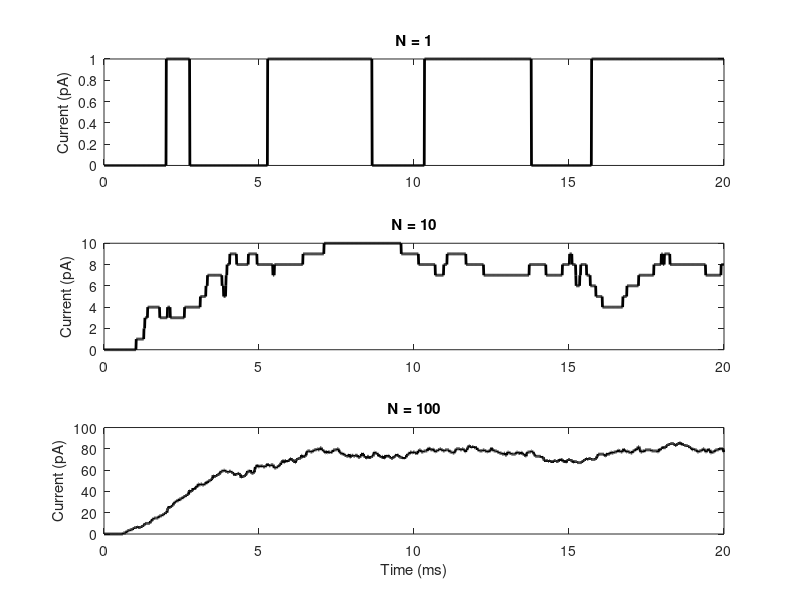
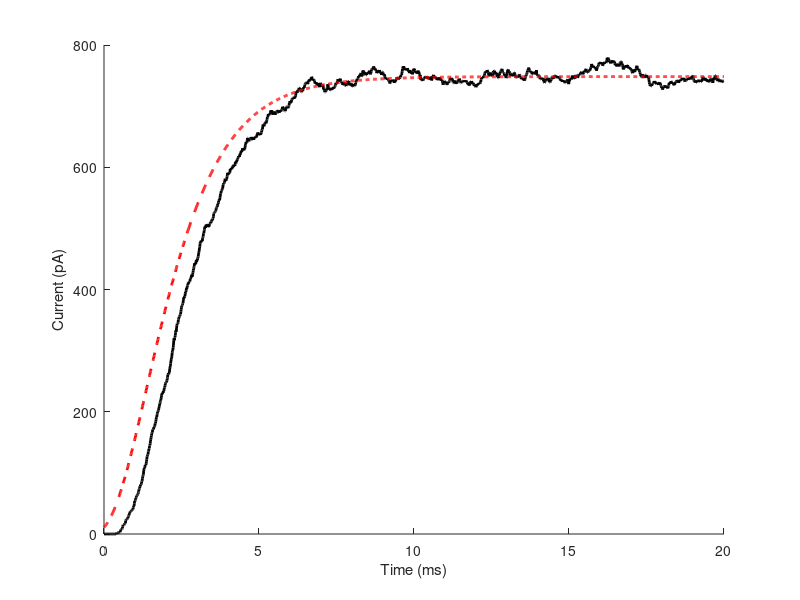
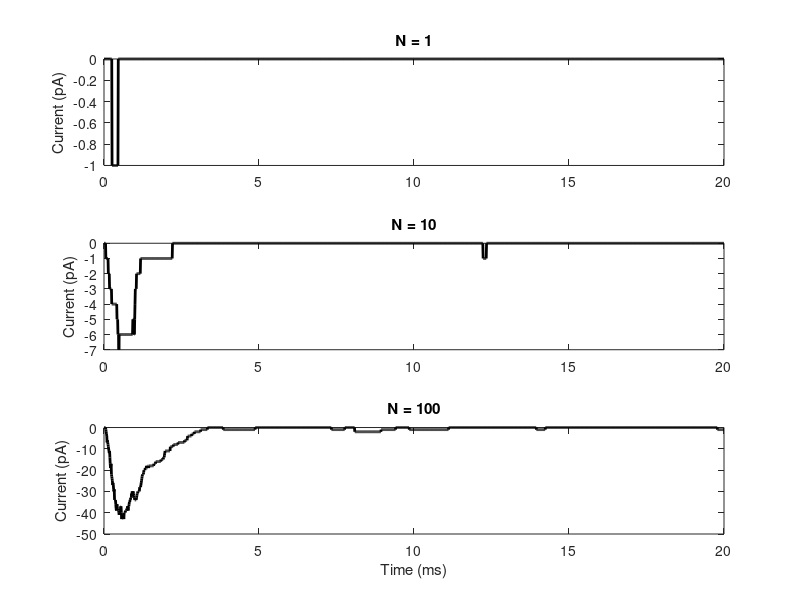
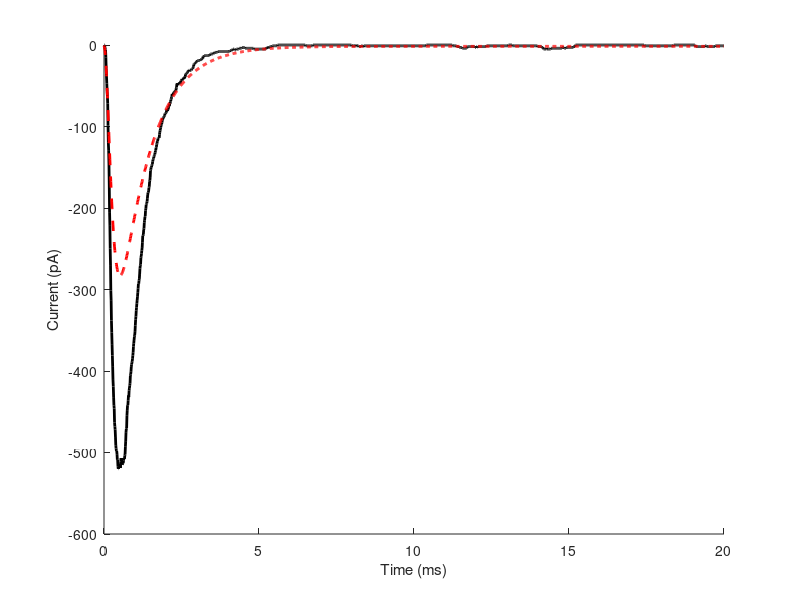

Reproduce these figures in MATLAB, in order.
function[] = hodgkin_huxley_advanced()
%%%%%%%%%%%%%%%%%%%%%%%%%%%%%%%%%%%%%%%%%%
% AUTHOR: Jeremy Manning                 %
% DATE: May 22, 2009                     %
% DESCRIPTION: Stochastic ion channels   %
%%%%%%%%%%%%%%%%%%%%%%%%%%%%%%%%%%%%%%%%%%
clear all; close all;

%problem 1
figure(1)

set_a_n = a_n(10); %1/ms
set_B_n = B_n(10); %1/ms

dt = 0.01; %ms
t = 0:dt:20; %ms

subplot(3,1,1);
plot(t,simulate_K_channels(1,set_a_n,set_B_n,t,dt),'k','LineWidth',2);
ylabel('Current (pA)');
title('N = 1');

subplot(3,1,2);
plot(t,simulate_K_channels(10,set_a_n,set_B_n,t,dt),'k','LineWidth',2);
ylabel('Current (pA)');
title('N = 10');

subplot(3,1,3);
plot(t,simulate_K_channels(100,set_a_n,set_B_n,t,dt),'k','LineWidth',2);
xlabel('Time (ms)');
ylabel('Current (pA)');
title('N = 100');


%problem 2
figure(2);
N = 1000; %channels
V = 10; %mV
hold on;
plot(t,simulate_K_channels(N,set_a_n,set_B_n,t,dt),'k','LineWidth',2);
plot(t,HH_K_channels(N,0.318,V,t,dt),'r--','LineWidth',2);
xlabel('Time (ms)');
ylabel('Current (pA)')


%problem 3
figure(3)
set_a_m = a_m(10);
set_a_h = a_h(10);
set_B_m = B_m(10);

subplot(3,1,1)
plot(t,-simulate_Na_channels(1,set_a_m,set_a_h,set_B_m,t,dt),'k','LineWidth',2);
ylabel('Current (pA)');
title('N = 1');

subplot(3,1,2)
plot(t,-simulate_Na_channels(10,set_a_m,set_a_h,set_B_m,t,dt),'k','LineWidth',2);
ylabel('Current (pA)');
title('N = 10');

subplot(3,1,3)
plot(t,-simulate_Na_channels(100,set_a_m,set_a_h,set_B_m,t,dt),'k','LineWidth',2);
ylabel('Current (pA)');
xlabel('Time (ms)');
title('N = 100');



%problem 4
figure(4)
N = 1000;
V = 10; %mV
hold on;
plot(t,-simulate_Na_channels(N,set_a_m,set_a_h,set_B_m,t,dt),'k','LineWidth',2);
plot(t,-HH_Na_channels(N,0.053,0.596,V,t,dt),'r--','LineWidth',2);
hold off;
xlabel('Time (ms)');
ylabel('Current (pA)');



%problem 5
gL = 0.003; %mS/mm^2
gK = 0.36; %mS/mm^2
gNa = 1.2; %mS/mm^2
EL = -54.387; %mV
EK = -77; %mV
ENa = 50; %mV
E = -65; %mV

dt = 0.1; %ms
t = 0:dt:20; %ms

I_pulse = 0.5; %nA
I_ext = zeros(size(t));
startPulse = 5;
endPulse = 8;
I_ext((t >= startPulse) & (t <= endPulse)) = I_pulse;

V = E*ones(size(t));
PK = zeros(size(V));
PNa = zeros(size(V));

N = 1000;
K_states = ones(1,N);
Na_states = ones(1,N);
for i = 2:length(t)
    [PK(i),K_states] = simulate_K_channels(N,a_n(V(i-1)),B_n(V(i-1)),1,dt,K_states);
    PK(i) = PK(i)/N;
    next_gK = gK*PK(i);
    
    [PNa(i),Na_states] = simulate_Na_channels(N,a_m(V(i-1)),a_h(V(i-1)),B_m(V(i-1)),1,dt,Na_states);
    PNa(i) = PNa(i)/N;
    next_gNa = gNa*PNa(i);
   
    V(i) = V(i-1) - (gL*(V(i-1) - EL)) - next_gNa*(V(i-1) - ENa) - next_gK*(V(i-1) - EK) + I_ext(i);
end

figure(5);
subplot(3,1,1)
plot(t,V,'k','LineWidth',2);
ylabel('V (mV)');

subplot(3,1,2)
plot(t,PK,'k','LineWidth',2);
ylabel('P_K');

subplot(3,1,3)
plot(t,PNa,'k','LineWidth',2);
ylabel('P_{Na}');
xlabel('Time (ms)');


function[pK] = HH_K_channels(N,n0,V,t,dt)
pK = zeros(size(t));
n = n0;
for i = 1:length(t)
    n = n+dn(n,V,dt);
    pK(i) = N*n^4;
end


function[n_Kopen,K_states] = simulate_K_channels(N,a_n,B_n,t,dt,K_states)
if ~exist('K_states','var')
    K_states = ones(1,N);
end
n_Kopen = zeros(size(t));
pOpen = [4*a_n 3*a_n 2*a_n 1*a_n 0];
pClose = [0 B_n 2*B_n 3*B_n 4*B_n];
for i = 1:length(t)
    open_chooser = rand(size(K_states)) < (dt*pOpen(K_states));
    K_states(open_chooser) = K_states(open_chooser) + 1;

    close_chooser = rand(size(K_states)) < (dt*pClose(K_states));
    K_states(close_chooser) = K_states(close_chooser) - 1;

    n_Kopen(i) = sum(K_states == 5);
end

function[pNa] = HH_Na_channels(N,m0,h0,V,t,dt)
pNa = zeros(size(t));
m = m0;
h = h0;
for i = 1:length(t)
    m = m+dm(m,V,dt);
    h = h+dh(h,V,dt);
    pNa(i) = N*(m^3)*h;
end

function[n_Naopen,Na_states] = simulate_Na_channels(N,a_m,a_h,B_m,t,dt,Na_states)
if ~exist('Na_states','var')
    Na_states = ones(1,N);
end
n_Naopen = zeros(size(t));
pOpen_subunits = [3*a_m 2*a_m a_m 0 0];
pClose_subunits = [0 B_m 2*B_m 3*B_m 0];

pOpen_gate = [0 0 0 0 a_h];
pClose_gate = [0 0.24 0.4 1.5 0];

for i = 1:length(t)
    %subunits
    open_chooser = rand(size(Na_states)) < (dt*pOpen_subunits(Na_states));
    Na_states(open_chooser) = Na_states(open_chooser) + 1;
    
    close_chooser = rand(size(Na_states)) < (dt*pClose_subunits(Na_states));
    Na_states(close_chooser) = Na_states(close_chooser) - 1;
    
    %inactivation gate
    deinactivation_chooser = rand(size(Na_states)) < (dt*pOpen_gate(Na_states));
    Na_states(deinactivation_chooser) = 3;
    
    inactivation_chooser = rand(size(Na_states)) < (dt*pClose_gate(Na_states));
    Na_states(inactivation_chooser) = 5;
    
    n_Naopen(i) = sum(Na_states == 4);
end



    
function[d] = dn(n,V,dt)
d = ((n_infty(V) - n)/T_n(V))*dt;

function[d] = dm(m,V,dt)
d = ((m_infty(V) - m)/T_m(V))*dt;

function[d] = dh(h,V,dt)
d = ((h_infty(V) - h)/T_h(V))*dt;

function[n] = n_infty(V)
n = a_n(V)/(a_n(V) + B_n(V));

function[m] = m_infty(V)
m = a_m(V)/(a_m(V) + B_m(V));

function[h] = h_infty(V)
h = a_h(V)/(a_h(V) + B_h(V));

function[a] = a_n(V)
a = (0.01*(V+55))/(1 - exp(-.1*(V+55)));

function[a] = a_m(V)
a = (0.1*(V+40))/(1 - exp(-.1*(V+40)));

function[a] = a_h(V)
a = 0.07*exp(-.05*(V+65));

function[B] = B_n(V)
B = 0.125*exp(-0.0125*(V+65));

function[B] = B_m(V)
B = 4*exp(-.0556*(V+65));

function[B] = B_h(V)
B = 1/(1 + exp(-.1*(V+35)));

function[T] = T_n(V)
T = 1/(a_n(V) + B_n(V));

function[T] = T_m(V)
T = 1/(a_m(V) + B_m(V));

function[T] = T_h(V)
T = 1/(a_h(V) + B_h(V));